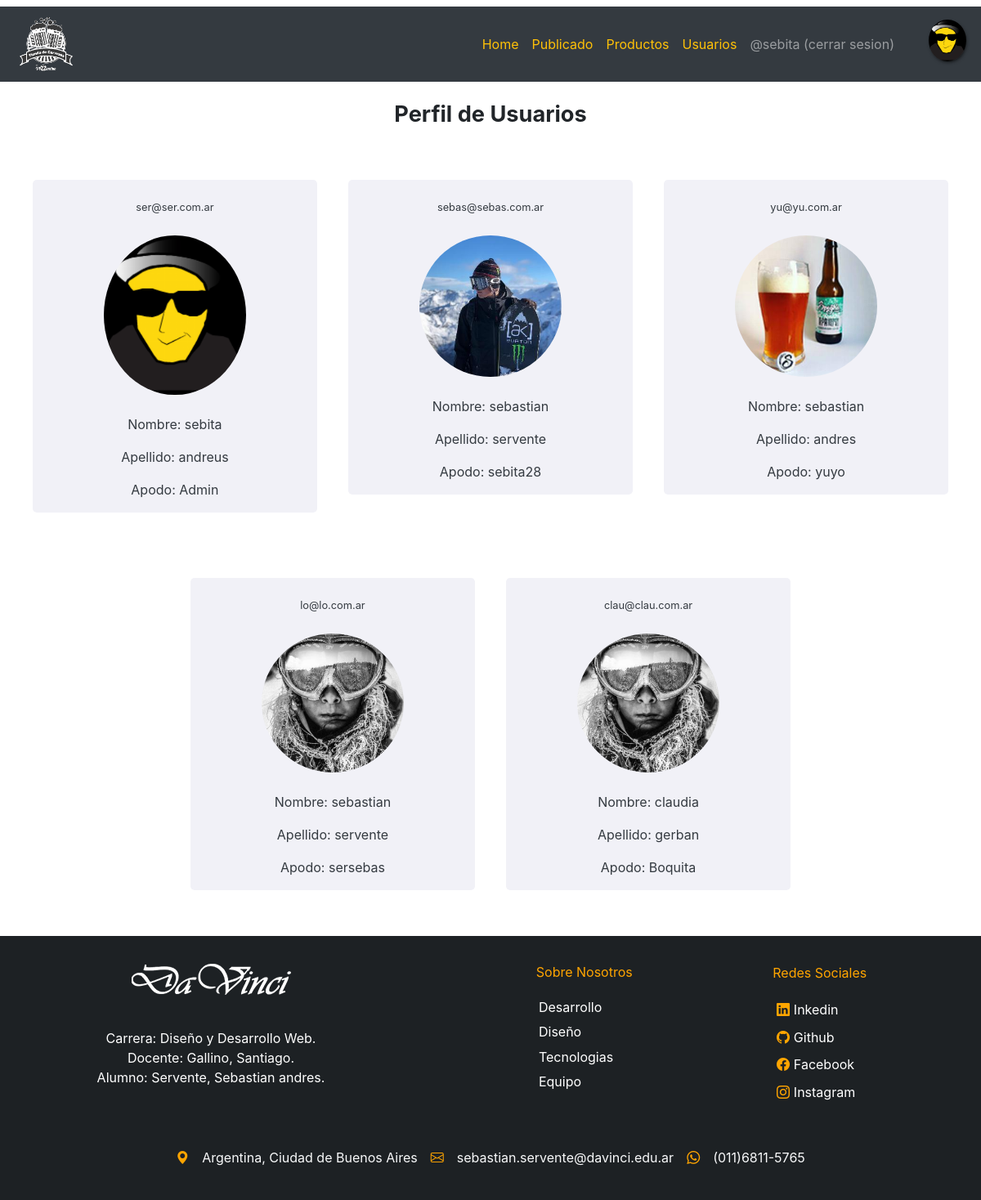
The app's page /servente-sebastian_tp/admin/index.php?s=leer-usuarios (signed in) with its own data.
### tables this page shows
CREATE TABLE `usuarios` (
  `id_usuario` int(10) UNSIGNED NOT NULL,
  `id_rol` tinyint(3) UNSIGNED NOT NULL,
  `carritos_id_carrito` int(10) UNSIGNED NOT NULL,
  `email` varchar(100) NOT NULL,
  `password` varchar(255) NOT NULL,
  `nombre` varchar(100) DEFAULT NULL,
  `apellido` varchar(100) DEFAULT NULL,
  `apodo` varchar(100) DEFAULT NULL,
  `img` varchar(255) DEFAULT NULL,
  `alt_img` varchar(255) DEFAULT NULL,
  `domicilio` varchar(255) DEFAULT NULL
);

### servente-sebastian_tp/libraries/usuarios.php (called while the page is built, shortened)
<?php
function usuarioTodos($db) {
        $query = "SELECT * FROM usuarios";
        $res = mysqli_query($db, $query);
        $salida = [];
        while ($fila = mysqli_fetch_assoc($res)){
            $salida[] = $fila;
        }
        return $salida;
}

### servente-sebastian_tp/admin/secciones/leer-usuarios.php (the view)
<?php
require '../data/bootstrap.php';
$usuario = usuarioTodos($db);
?>
<section class="container-fluid producto" id="sectionPerfil">
    <h2 class="m-4">Perfil de Usuarios</h2>
    <div class="divs">
            <?php
            foreach ($usuario as $usuarios): ?>
            <article class="articleProducto">
                <div class="divInfoProducto rounded">
                    <a href="#" class="text-dark text-decoration-none" >
                        <p><?=$usuarios['email'];?></p>
                        <figure>
                            <img src="../imgs/<?=$usuarios['img'];?>" class="img-fluid figure-img" alt="<?= htmlspecialchars($usuarios['alt_img']);?>">
                        </figure>
                        <div  class="divDatosProducto">
                            <p>Nombre: <?=$usuarios['nombre']; ?></p>
                            <p>Apellido: <?=$usuarios['apellido']; ?></p>
                            <p>Apodo: <?=$usuarios['apodo']; ?></p>
                        </div>
                    </a>
                </div>
            </article>
            <?php
            endforeach;
            ?>
    </div>
</section>

### servente-sebastian_tp/css/estilos_nuevo.css (style rules this page uses)
* { margin: 0; padding: 0; -webkit-box-sizing: border-box; -moz-box-sizing: border-box; box-sizing: border-box; }
.producto h2 { text-align: center; margin: 1rem 2rem auto; }
.producto p { text-align: center; }
.producto > .divs { display: flex; flex-wrap: wrap; justify-content: center; }
.producto > .divs > .articleProducto { margin: 1rem 0rem; }
.producto > .divs > .articleProducto > .divInfoProducto > a { display: flex; text-decoration: none; flex-direction: column; align-items: center; margin: 1.5rem 0; background: #ecedf5bd; border-radius: 5px; }
.articleProducto > .divInfoProducto > a > p { font-size: .8rem; margin: 1.5rem; }
.articleProducto > .divInfoProducto > a > div { display: flex; flex-direction: row; justify-content: center; }
.articleProducto > .divInfoProducto > a > figure { width: 50%; }
.divInfoProducto > a > figure > img { border-radius: 50%; }
.articleProducto > .divInfoProducto > a > .divDatosProducto { width: 90%; display: flex; flex-direction: column; align-items: center; margin: auto; }
#sectionPerfil h2 { font-size: 1.7rem; text-align: center; font-weight: 700; }
@media (min-width: 881px) and (max-width: 1280px) { .producto .divs { display: flex; flex-wrap: wrap; } }
@media (min-width: 881px) and (max-width: 1280px) { .producto > .divs > .articleProducto { width: 33%; } }
@media (min-width: 881px) and (max-width: 1280px) { .producto > .divs > .articleProducto > .divInfoProducto > a { margin: 1.5rem auto; width: 90%; } }

### records on screen
usuarios: email "ser@ser.com.ar", img (picture), nombre "sebita", apellido "andreus", apodo "Admin"
usuarios: email "sebas@sebas.com.ar", img (picture), nombre "sebastian", apellido "servente", apodo "sebita28"
usuarios: email "yu@yu.com.ar", img (picture), nombre "sebastian", apellido "andres", apodo "yuyo"
usuarios: email "lo@lo.com.ar", img (picture), nombre "sebastian", apellido "servente", apodo "sersebas"
usuarios: email "clau@clau.com.ar", img (picture), nombre "claudia", apellido "gerban", apodo "Boquita"

### other values on screen
authObtenerUsuario()['nombre'] "sebita"
